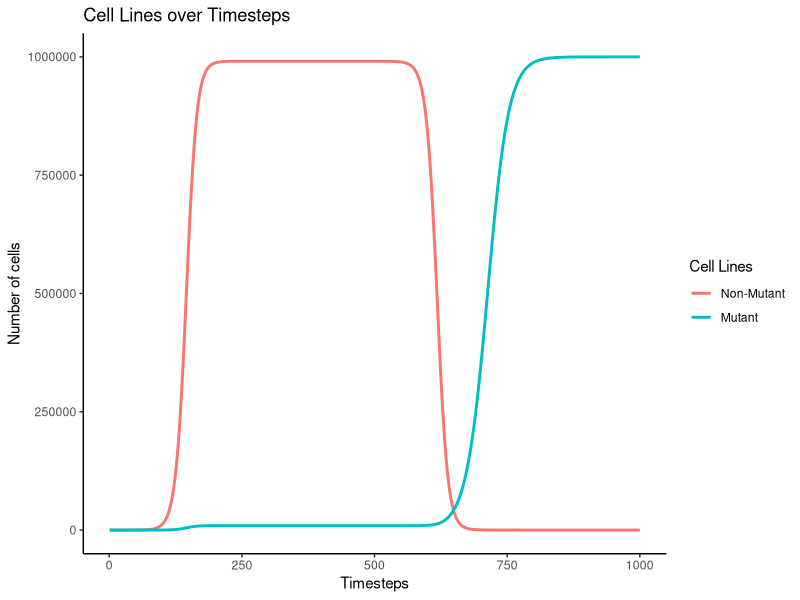

Write the R code that produced this figure.
#Stephen Grisoli Exercise 10: Cancer Drug Resistance Modeling
library(ggplot2)
rm(list=ls())

#Initializing variables
N0 = 1
r = 0.1
mutant_r = 0.1
K = 1000000
timesteps = 1000

#Vector to hold wildtype cancer cells
NsCancer=numeric(length=timesteps)
NsCancer[1]=N0

#Vector to hold mutant cancer cells. The vector is filled to 1s to satify later NsMutant[t-1] conditional
NsMutant=numeric(length=timesteps)
NsMutant[]=N0

#Simulation
for(t in 1:(timesteps-1)){
  #Simulating all cases except first
  if(t > 1){
    #Simulating before mutation 
    if((NsCancer[t] < 100) && (NsMutant[t]<10)){
      NsCancer[t+1] = NsCancer[t]+r*NsCancer[t]*(1-(NsCancer[t]+NsMutant[t])/K)
    }   else if((NsCancer[t]==NsCancer[t-1])){
        #Simulating condition changes with cancer drug
          NsCancer[t+1] = NsCancer[t]-1
          NsMutant[t+1] = NsMutant[t]-1
          mutant_r = 0.5*mutant_r 
          r = -r
        } else {
          #Simulating conditions after cancer drug
            NsCancer[t+1] = NsCancer[t]+r*NsCancer[t]*(1-((NsCancer[t]+NsMutant[t])/K))
            NsMutant[t+1] = NsMutant[t]+mutant_r*NsMutant[t]*(1-((NsMutant[t]+NsCancer[t])/K))
          }
  } else{
      #Simulating first step (to satisfy [t-1] conditional) 
      NsCancer[t+1] = NsCancer[t]+r*NsCancer[t]*(1-NsCancer[t]/K)
    }
}

#Final vectors to one dataframe
simCancer=data.frame(time=1:timesteps,Ncancer=NsCancer, Nmutant=NsMutant)

#Plot construction
progression_chart = ggplot()+
  geom_line(data=simCancer, aes(x=time, y=Ncancer, color='blue'), size=1)+
  geom_line(data=simCancer, aes(x=time, y=Nmutant, color='red'), size=1)+
  ylab("Number of cells")+
  xlab("Timesteps")+
  scale_color_discrete(name = "Cell Lines", labels = c("Non-Mutant", "Mutant"))+
  ggtitle("Cell Lines over Timesteps")+
  theme_classic()

  



